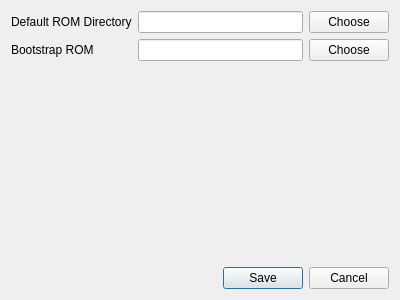
<?xml version="1.0" encoding="UTF-8"?>
<ui version="4.0">
 <class>SettingsWindow</class>
 <widget class="QFrame" name="SettingsWindow">
  <property name="geometry">
   <rect>
    <x>0</x>
    <y>0</y>
    <width>400</width>
    <height>300</height>
   </rect>
  </property>
  <property name="windowTitle">
   <string>GameBoy Settings</string>
  </property>
  <layout class="QVBoxLayout" name="verticalLayout">
   <item>
    <layout class="QFormLayout" name="formLayout">
     <item row="0" column="0">
      <widget class="QLabel" name="label_2">
       <property name="text">
        <string>Default ROM Directory</string>
       </property>
      </widget>
     </item>
     <item row="0" column="1">
      <layout class="QHBoxLayout" name="horizontalLayout">
       <item>
        <widget class="QLineEdit" name="txtDefaultROMDirectory"/>
       </item>
       <item>
        <widget class="QPushButton" name="btnDefaultROMDirectory">
         <property name="text">
          <string>Choose</string>
         </property>
        </widget>
       </item>
      </layout>
     </item>
     <item row="1" column="0">
      <widget class="QLabel" name="label">
       <property name="text">
        <string>Bootstrap ROM</string>
       </property>
      </widget>
     </item>
     <item row="1" column="1">
      <layout class="QHBoxLayout" name="horizontalLayout_2">
       <item>
        <widget class="QLineEdit" name="txtBootstrapROM"/>
       </item>
       <item>
        <widget class="QPushButton" name="btnBootstrapROM">
         <property name="text">
          <string>Choose</string>
         </property>
        </widget>
       </item>
      </layout>
     </item>
    </layout>
   </item>
   <item>
    <widget class="QDialogButtonBox" name="buttonBox">
     <property name="standardButtons">
      <set>QDialogButtonBox::Cancel|QDialogButtonBox::Save</set>
     </property>
    </widget>
   </item>
  </layout>
 </widget>
 <resources/>
 <connections>
  <connection>
   <sender>buttonBox</sender>
   <signal>accepted()</signal>
   <receiver>SettingsWindow</receiver>
   <slot>saveTriggered()</slot>
   <hints>
    <hint type="sourcelabel">
     <x>59</x>
     <y>24</y>
    </hint>
    <hint type="destinationlabel">
     <x>199</x>
     <y>149</y>
    </hint>
   </hints>
  </connection>
  <connection>
   <sender>buttonBox</sender>
   <signal>rejected()</signal>
   <receiver>SettingsWindow</receiver>
   <slot>cancelTriggered()</slot>
   <hints>
    <hint type="sourcelabel">
     <x>59</x>
     <y>24</y>
    </hint>
    <hint type="destinationlabel">
     <x>199</x>
     <y>149</y>
    </hint>
   </hints>
  </connection>
  <connection>
   <sender>btnDefaultROMDirectory</sender>
   <signal>clicked()</signal>
   <receiver>SettingsWindow</receiver>
   <slot>btnDefaultROMDirectoryTriggered()</slot>
   <hints>
    <hint type="sourcelabel">
     <x>351</x>
     <y>22</y>
    </hint>
    <hint type="destinationlabel">
     <x>199</x>
     <y>149</y>
    </hint>
   </hints>
  </connection>
  <connection>
   <sender>btnBootstrapROM</sender>
   <signal>clicked()</signal>
   <receiver>SettingsWindow</receiver>
   <slot>btnBootstrapROMTriggered()</slot>
   <hints>
    <hint type="sourcelabel">
     <x>351</x>
     <y>54</y>
    </hint>
    <hint type="destinationlabel">
     <x>199</x>
     <y>149</y>
    </hint>
   </hints>
  </connection>
 </connections>
 <slots>
  <slot>saveTriggered()</slot>
  <slot>cancelTriggered()</slot>
  <slot>btnBootstrapROMTriggered()</slot>
  <slot>btnDefaultROMDirectoryTriggered()</slot>
 </slots>
</ui>
